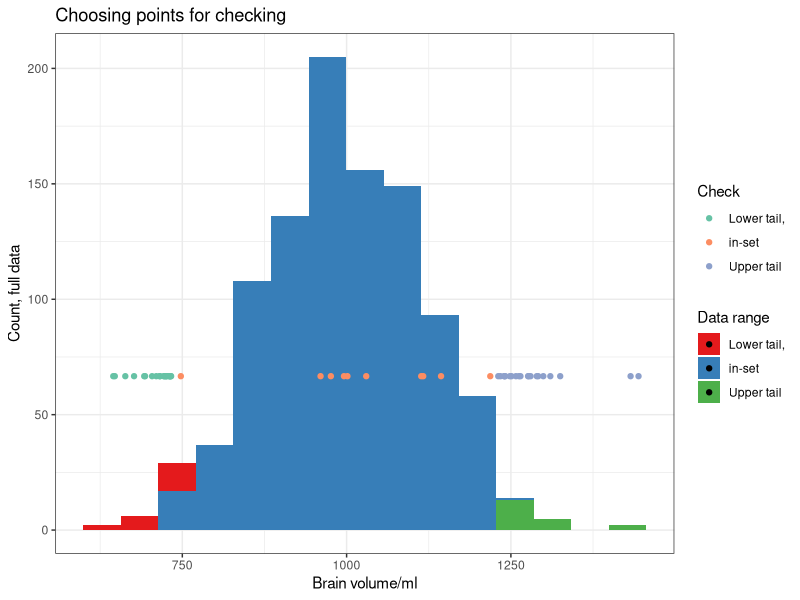

Write R code to recreate this figure.
## ---- chunk 1
# A cut down version of the full operation. Could use support.R to do some
# of this, but want the different categories, so construct it here instead.
require(dplyr)
require(ggplot2)
ptail <- 0.02
pin <- 0.01
indat <- read.csv("rangeCheck/data/test1.csv")
allvols <- c(indat$brainA,indat$brainB)
nvols <- length(allvols)
limits <- quantile(allvols,c(0,1)+ptail*c(1,-1))
grouped <- data.frame(vol= allvols,
                      interval=findInterval(allvols,limits,
                                            rightmost.closed = TRUE))
grouped <- grouped %>%
  mutate(cat = factor(interval, levels=0:2,
                      labels=c("Lower tail,","in-set","Upper tail")))
middleInd <- which(grouped$interval == 1)
set.seed(1)
nInlier <- min(length(middleInd), pin*nvols)
inlierInd <- sample(middleInd, nInlier)
grouped$inlier <- FALSE
grouped$inlier[inlierInd] <- TRUE
selected <- grouped %>% filter (inlier | interval != 1)
nbin <- 15
nsel <- nrow(grouped)
qplot(vol,data=grouped, fill=cat, bins = nbin) +
  geom_point(data=selected, mapping=aes(vol, nsel/nbin, colour=cat)) +
  scale_fill_brewer(type="qual", palette="Set1") +
  scale_colour_brewer(type="qual", palette="Set2") +
  labs(x="Brain volume/ml", title="Choosing points for checking",
       y="Count, full data",
       colour="Check", fill="Data range") + theme_bw()
